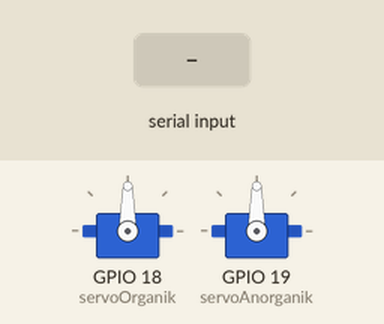
The sketch below on a simulated ESP32. Parts: 2 × servo. Inputs (shaded band) come from the test bench. Nothing arrives over Bluetooth unless stated.

Above: at 1.2 s.
1.3 s: "2" received over the second serial link
At 2.0 s:
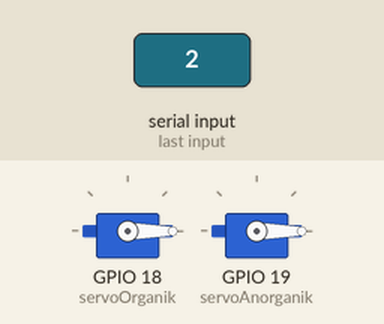
2.8 s: "0" received over the second serial link
At 5.4 s:
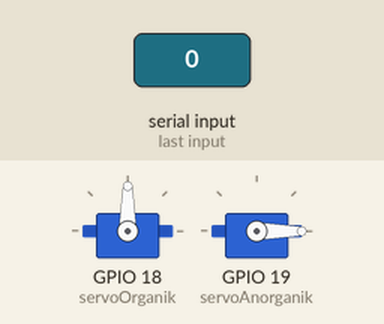
5.8 s: "1" received over the second serial link
At 7.7 s:
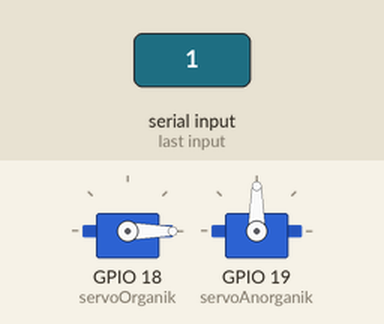
Timing chart, 0 to 11.8 s (numbered marks = the images above; inputs shaded):
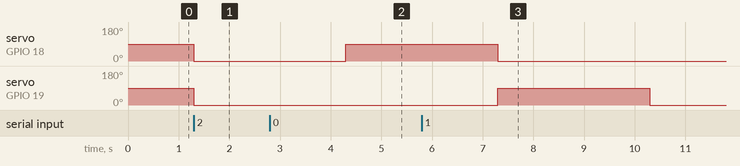

The sketch:

esp_32.ino
```cpp
#include <BluetoothSerial.h>
#include <ESP32Servo.h>

BluetoothSerial SerialBT;

Servo servoOrganik;
Servo servoAnorganik;

void setup() {

  Serial.begin(115200);
  SerialBT.begin("ESP32_SAMPAH");

  servoOrganik.attach(18);
  servoAnorganik.attach(19);

}

void loop() {

  if (SerialBT.available()) {

    char cmd = SerialBT.read();  // baca 1 karakter

    if (cmd == '0') {  // organik

      servoOrganik.write(90);
      delay(3000);
      servoOrganik.write(0);

    }

    else if (cmd == '1') {  // anorganik

      servoAnorganik.write(90);
      delay(3000);
      servoAnorganik.write(0);

    }

    else if (cmd == '2'){
      servoOrganik.write(0);
      servoAnorganik.write(0);
      delay(3000);
    }

  }

}
```

Measured:
- after the input at 1.3 s, servo on GPIO 18 (servoOrganik), servo on GPIO 19 (servoAnorganik): 90° → 0° at once
- after the input at 2.8 s, servo on GPIO 18 (servoOrganik): 0° → 90° after 1.5 s
- after the input at 5.8 s, servo on GPIO 19 (servoAnorganik): 0° → 90° after 1.5 s, → 0° 3.0 s later
